Frame 1 (no input): blank canvas, image omitted
Frame 60 (the mouse pressed at the canvas centre just before this capture): blank canvas, image omitted
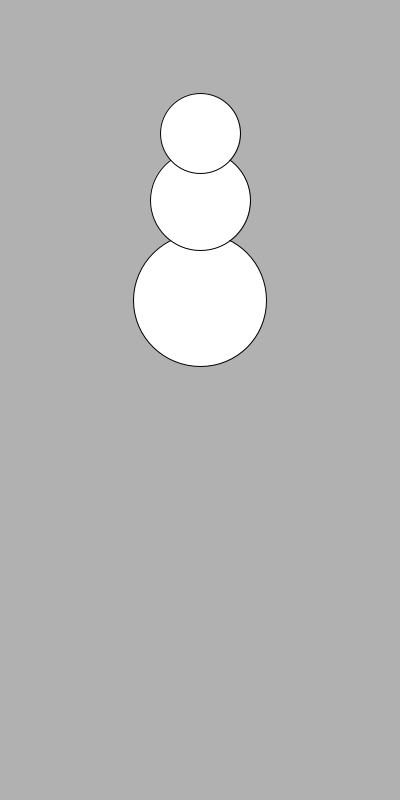
Frame 120 (the mouse held since frame 60 and released just before this capture)

The Processing sketch whose frames 1 and 60 were blank and that drew this single picture after the mouse press (run headless with seeded random() and noise(); from frame 60 on, the mouse is pressed at the canvas centre):

// Processing sketch: processing_108894
// ── processing_108894.pde

void setup()
{
  size(400,800);
 background(255);
  loop();
  
}

void draw()
{
  background(177);
 ellipse(width/2,mouseY/4*3,mouseY/3,mouseY/3);
 ellipse(width/2,mouseY/2,mouseY/4,mouseY/4);
 ellipse(width/2,mouseY/3,mouseY/5,mouseY/5);
 
}
